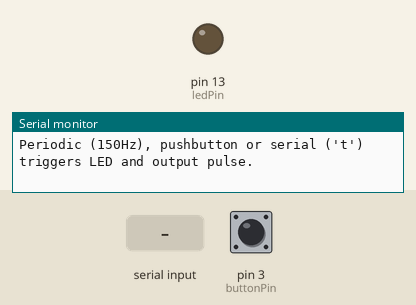
Simulated run of this program. Board: Teensy 4. On the bench: output pins drawn as LEDs (lit = HIGH), the last lines printed to the serial monitor. Inputs (shaded band) come from the test bench; at power-on: pin 3 (buttonPin) HIGH. Pins used as bus, display or sensor lines are not drawn.

Above: at 1.2 s.
1.3 s: "t" received over Serial
At 2.1 s:
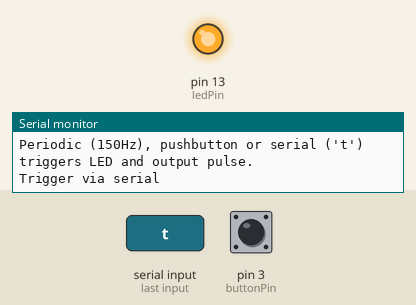
3.8 s: "1" received over Serial
Timing chart, 0 to 6.8 s (numbered marks = the images above; inputs shaded):
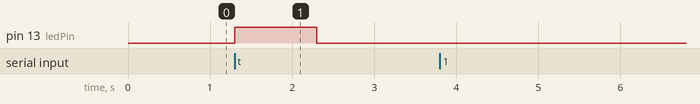

The program:

main.cpp
```cpp
/******************************************************************************
 * Project      : Camera Hardware Trigger Generator with LED Feedback
 * File         : main.cpp
 * Description  : Teensy 4.1 – Periodic trigger, pushbutton & serial/manual trigger,
 *                with clear LED indication and serial prints for manual triggers.
 * Author       : Ammar Ajmal
 * Email        : ammarajml@gmail.com
 * Version      : 1.3  (2025-07-27)
 * Board        : Teensy 4.1
 ******************************************************************************/


#include <Arduino.h>

const int triggerPin = 2;   // Output trigger pin (to camera)
const int ledPin = 13;      // Teensy onboard LED
const int buttonPin = 3;    // Pushbutton between pin 3 and GND

const unsigned long trigger_interval_us = 6666; // 150Hz -> interval
const unsigned long pulse_width_us = 10;        // 10us trigger pulse
const unsigned long debounce_ms = 50;           // Button debounce interval

// State-tracking for button debounce
bool lastButtonPhysical = HIGH;
unsigned long lastDebounceTime = 0;

// Function to fire both trigger and LED for N ms, and print a message
void fireTriggerWithLED(const char* src, unsigned long ledOn_ms) {
    Serial.print("Trigger via ");
    Serial.println(src);
    digitalWrite(triggerPin, HIGH);
    digitalWrite(ledPin, HIGH);
    delayMicroseconds(pulse_width_us);
    digitalWrite(triggerPin, LOW);
    delay(ledOn_ms);
    digitalWrite(ledPin, LOW);
}

void setup() {
    pinMode(triggerPin, OUTPUT);
    digitalWrite(triggerPin, LOW);
    pinMode(ledPin, OUTPUT);
    digitalWrite(ledPin, LOW);
    pinMode(buttonPin, INPUT_PULLUP);

    Serial.begin(115200);
    while (!Serial);
    Serial.println("Teensy Camera Trigger & Button/LED Feedback (v1.3)");
    Serial.println("Periodic (150Hz), pushbutton or serial ('t') triggers LED and output pulse.");
}

void loop() {
    // --- Button debounce and event detection ---
    bool buttonPhysical = digitalRead(buttonPin); // LOW = pressed, HIGH = not pressed

    // Debounce logic: only react to new presses
    if (buttonPhysical != lastButtonPhysical) {
        lastDebounceTime = millis();
    }

    if (lastButtonPhysical == HIGH && buttonPhysical == LOW) { // just pressed!
        if ((millis() - lastDebounceTime) > debounce_ms) {
            // Fire trigger and LED for 1 second, print message
            fireTriggerWithLED("push button", 1000); // 1s LED ON
            delay(200); // Simple long-press guard
        }
    }
    lastButtonPhysical = buttonPhysical;

    // --- Serial trigger ('t' or 'T') fires LED and output ---
    if (Serial.available()) {
        char cmd = Serial.read();
        if (cmd == 't' || cmd == 'T') {
            fireTriggerWithLED("serial", 1000);
        } else {
            Serial.print("Unknown command: "); Serial.println(cmd);
        }
    }

    // --- Periodic (automatic) trigger -- no LED feedback, just output ---
    static unsigned long nextTrigger = 0;
    unsigned long now = micros();
    if (now >= nextTrigger) {
        digitalWrite(triggerPin, HIGH);
        delayMicroseconds(pulse_width_us);
        digitalWrite(triggerPin, LOW);
        nextTrigger = now + trigger_interval_us;
    }
}
```

LED.cpp
```cpp
// #include <Arduino.h>
// const int ledPin = 13;
// void setup() {
//   pinMode(ledPin, OUTPUT);
// }
// void loop() {
//   digitalWrite(ledPin, HIGH);
//   delay(100);    // 1 second ON
//   digitalWrite(ledPin, LOW);
//   delay(100);    // 1 second OFF
// }
```

Measured:
- after the input at 1.3 s, pin 13 (ledPin): LOW → HIGH at once, → LOW 1.0 s later
